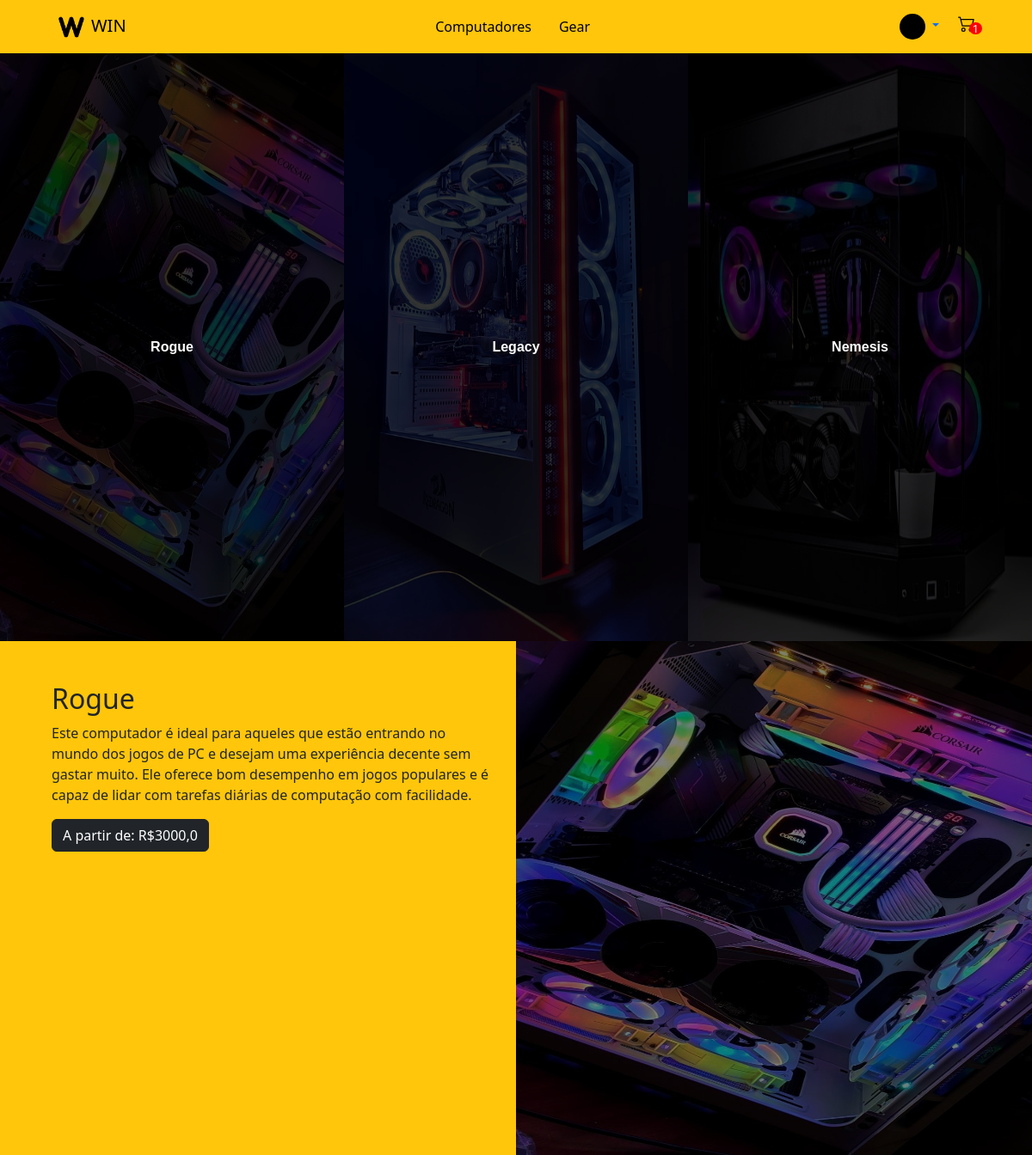
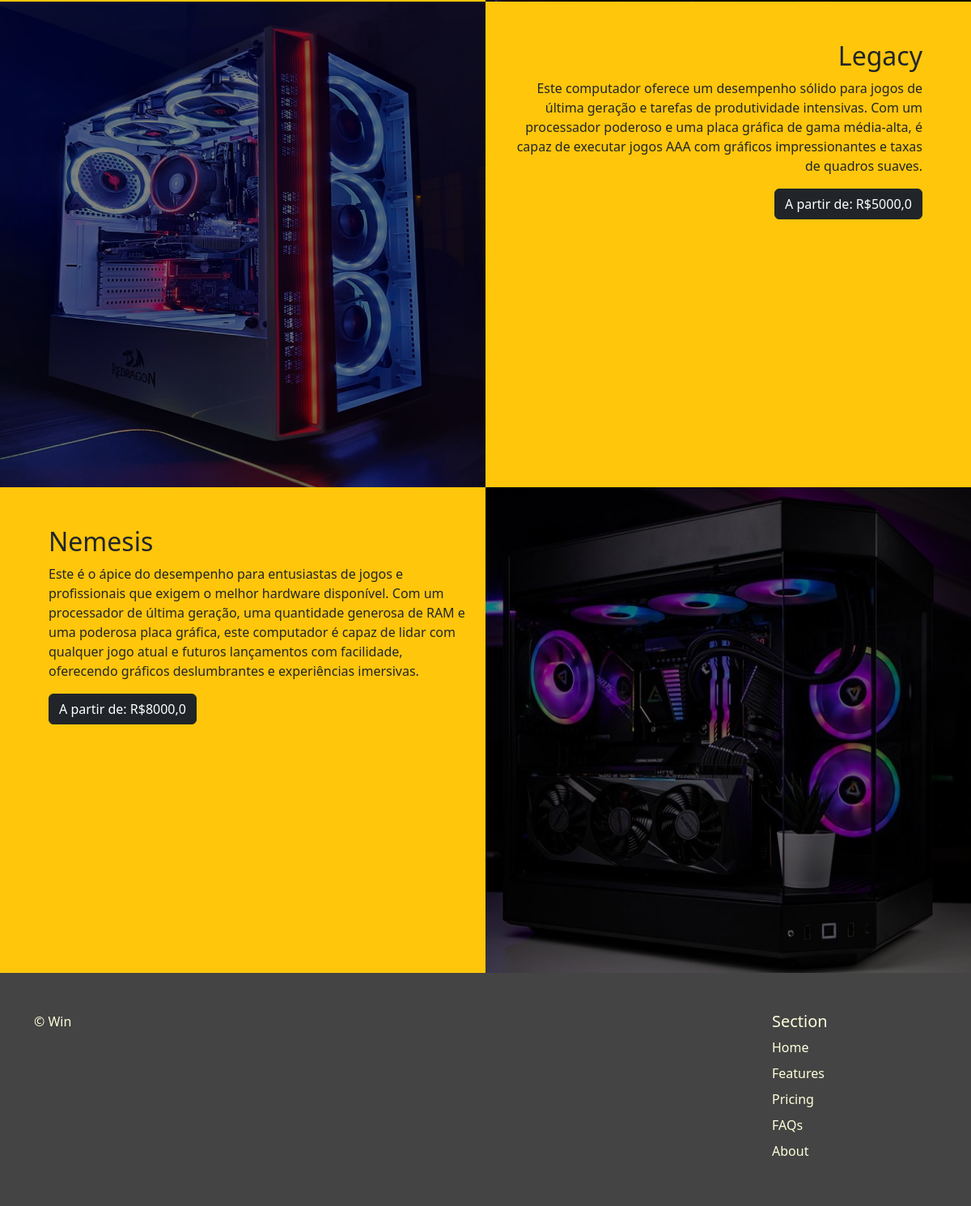
Page / (signed in) on the committed database (2 pictures, top to bottom).
### venda/models.py (models this page shows, shortened)
class Usuario(AbstractUser):
    email = models.EmailField()
    cpf = models.IntegerField(null=True, blank=True)
    cep = models.IntegerField(null=True, blank=True)
    foto = models.ImageField(default='profiles_img/perfil.png', upload_to="profiles_img/")
    endereco = models.OneToOneField(Endereco, on_delete=models.CASCADE, null=True)
    numero = models.IntegerField(null=True, blank=True)

class Carrinho(models.Model):
    id = models.UUIDField(primary_key=True, default=uuid.uuid4)
    user = models.ForeignKey(Usuario, on_delete=models.CASCADE)
    completed = models.BooleanField(default=False)
    @property
    def num_itens_carrinho(self):
        itens = self.itenscarrinho.all()
        quantidade = sum([item.quantidade for item in itens])
        return quantidade

class ItemCarrinho(models.Model):
    produto = models.ForeignKey('Produto', on_delete=models.CASCADE, related_name='itens')
    carrinho = models.ForeignKey('Carrinho', on_delete=models.CASCADE, related_name='itenscarrinho')
    quantidade = models.IntegerField(default=0)

class Produto(models.Model):
    nome = models.CharField(max_length=100, help_text='Nome')
    descricao = models.TextField(max_length=500, help_text='Descrição')
    preco = models.FloatField(help_text='Preço')
    imagem = models.ImageField(upload_to='images', default='Sem imagem')
    estoque = models.IntegerField(default=0)
    CATEGORIAS = (
        ('c', 'Computador'),
        ('p', 'Periférico'),
    )
    categoria = models.CharField(max_length=1,
                                 choices=CATEGORIAS,
                                 default='c',
                                 blank=True,
                                 help_text='Categoria do produto')
    def get_absolute_url(self):
        return reverse('product-detail', args=[str(self.id)])

### venda/views.py (the view)
# urls.py: path("", views.index, name="home"),
def index(request):
    produtos = Produto.objects.filter(categoria__icontains="c")
    context = {"produtos": produtos}
    return render(request, "index.html", context)

### venda/context_processors.py (called while the page is built)
def carrinho(request):
    if request.user.is_authenticated:
        carrinho, created = Carrinho.objects.get_or_create(user=request.user, completed=False)
        return {'carrinho': carrinho}
    else:
        return {'carrinho':0}

### venda/templates/index.html
{% extends "base_generic.html" %}
{% block content %}
        <section id="linha-gamer">
            <div class="row g-0 p-0 row-cols-1 row-cols-lg-3">
                {% for pc in produtos %}
                    <div class="produto">
                        <img draggable="false" src="{{ pc.imagem.url }}" width="100%" height="100%" id="lista_imagem_produto"/>
                        <div class="centered">{{ pc.nome }}</div>
                    </div>
                {% endfor %}
            </div>
        </section>
        {% for pc in produtos %}
            {% if forloop.counter|divisibleby:2 %}
                <section>
                        <div id="pc1" class="row g-0 row-cols-2">
                            <div style="background-color: black;">
                                <img id="imagem_produto_especs" src="{{ pc.imagem.url }}" height="600px" width="100%">
                            </div>
                            <div class="container text-description">
                                <div class="container pt-5 pe-5 text-end">
                                    <h2>{{ pc.nome }}</h2>
                                    <p>{{ pc.descricao }}</p>
                                    <a href="{{ pc.get_absolute_url }}"><button type="button" class="btn btn-dark">A partir de: R${{pc.preco}}</button></a>
                                </div>
                            </div>
                        </div>
                </section>
            {% else %}
                <section>
                    <div id="pc1" class="row g-0 row-cols-2">
                        <div class="container text-description">
                            <div class="container pt-5 ps-5 text-start">
                                <h2>{{ pc.nome }}</h2>
                                <p>{{ pc.descricao }}</p>
                                <a href="{{ pc.get_absolute_url }}"><button type="button" class="btn btn-dark">A partir de: R${{pc.preco}}</button></a>
                            </div>
                        </div>
                        <div style="background-color: black;">
                            <img id="imagem_produto_especs" src="{{ pc.imagem.url }}" height="600px" width="100%">
                        </div>
                    </div>
                </section>
            {% endif %}
        {% endfor %}
{% endblock %}

### venda/templates/base_generic.html (shortened to what this page needs)
<!DOCTYPE html>
<html lang="en">
    <head>
        {% load static %}
        <link rel="stylesheet" href="{% static 'css/styles.css' %}">
        <link href="https://cdn.jsdelivr.net/npm/bootstrap@5.3.2/dist/css/bootstrap.min.css" rel="stylesheet">
    </head>
    <body>
        {% include 'navbar.html' %}
        {% block content %}
        {% endblock %}
        {% include 'footer.html' %}
    </body>
</html>

### venda/templates/navbar.html (shortened to what this page needs)
<nav class="navbar navbar-expand-lg navbar-dark bg-dark px-10" style="background-color: #FFC60B !important;">
    <div class="container-fluid">
      <a class="navbar-brand px-5" href="{% url 'home' %}" style="color: black !important;"><img src="../../../../media/logopreta.png" alt="logo da win informática" height="30" class="px-2">WIN</a>
      <ul class="nav justify-content-space-between">
        <li class="nav-item">
          <a class="nav-link" style="color: black !important;" href="{% url 'home' %}">Computadores</a>
        </li>
        <li class="nav-item">
          <a class="nav-link" style="color: black !important;" href="{% url 'gears' %}">Gear</a>
        </li>
      </ul>
      <ul class="nav justify-content-center px-5">
        {% if user.is_authenticated %}
            <li class="nav-item dropdown">
              <a class="nav-link dropdown-toggle" href="#" role="button" data-bs-toggle="dropdown" aria-expanded="false">
                  <img src="../../{{ user.foto }}" alt="avatar"
            class="rounded-circle img-fluid" style="width: 30px; height: 30px">
              </a>
            </li>
          {% else %}
          <li class="nav-item">
            <a class="nav-link" style="color: black !important;" href="{% url 'login' %}">Login</a>
          </li>
          {% endif %}
        <li class="nav-item">
            <div id="container-cart-icon">
                {% if user.is_authenticated %}
                <div id="navi"><div id="red-circle"><a id="inside-circle">{{ carrinho.num_itens_carrinho }}</a></div></div>
                <div id="infoi">
                    <a href="{% url 'carrinho' %}"><img src="../media/cart2.svg" height="20" width="32" /></a>
                </div>
                {% else %}
                <div id="navi"><div id="red-circle"><a id="inside-circle">0</a></div></div>
                <div id="infoi">
                    <a href="{% url 'login' %}"><img src="../../../../../../media/cart2.svg" height="20" width="32" /></a>
                </div>
                {% endif %}
            </div>
        </li>
      </ul>
    </div>
</nav>

### venda/templates/footer.html
<footer id="contact">
    <div class="container">
      <div class="row row-cols-1 row-cols-sm-2 row-cols-md-5 py-5 mt-0 letra-footer justify-content-between">
        <div class="col mb-3">
          <p class="letra-footer">© Win</p>
        </div>
        <div class="col mb-9 align-content-end">
          <h5>Section</h5>
          <ul class="nav flex-column">
            <li class="nav-item mb-2"><a href="#" class="nav-link p-0 letra-footer">Home</a></li>
            <li class="nav-item mb-2"><a href="#" class="nav-link p-0 letra-footer">Features</a></li>
            <li class="nav-item mb-2"><a href="#" class="nav-link p-0 letra-footer">Pricing</a></li>
            <li class="nav-item mb-2"><a href="#" class="nav-link p-0 letra-footer">FAQs</a></li>
            <li class="nav-item mb-2"><a href="#" class="nav-link p-0 letra-footer">About</a></li>
          </ul>
        </div>
      </div>
    </div>
</footer>

### venda/static/css/styles.css (style rules this page uses)
#container-cart-icon { width: 25px; height: 25px; position: relative; padding: 16px; margin-top: 5px; }
#navi, #infoi { width: 100%; height: 100%; position: absolute; top: 0; left: 0; }
#infoi { z-index: 10; }
#red-circle { background-color: rgb(255, 0, 0); border-radius: 50%; width: 0.9rem; height: 0.9rem; position: relative; top: 40%; left: 60%; z-index: 20; }
#inside-circle { font-size: 0.8rem; position: absolute; top: 1px; left: 25%; line-height: 12.5px; color: white; }
.produto { position: relative; text-align: center; color: white !important; padding: 0px ; font-family: 'Lucida Grande', Arial, sans-serif; font-weight: bold; }
#lista_imagem_produto { opacity: 0.2; }
#imagem_produto_especs { opacity: 0.5; }
.centered { position: absolute; top: 50%; left: 50%; transform: translate(-50%, -50%); }
#linha-gamer { background-color: black; }
#pc1 { max-height: 600px !important; }
.text-description { background-color: #FFC60B; }
#contact { background-color: #444444; bottom: 0; }
.letra-footer { color: #FEFFDB !important; }

### rows in the picture
Usuario: foto (picture)
Carrinho: num_itens_carrinho "1"
Produto: imagem (picture), nome "Rogue", descricao "Este computador é ideal para aqueles que estão entrando no mundo dos jogos de PC e desejam uma experiência decente sem gastar muito. Ele oferece bom desempenho em jogos populares e é capaz de lidar com tarefas diárias de computação com facilidade.", preco "3000,0"
Produto: imagem (picture), nome "Legacy", descricao "Este computador oferece um desempenho sólido para jogos de última geração e tarefas de produtividade intensivas. Com um processador poderoso e uma placa gráfica de gama média-alta, é capaz de executar jogos AAA com gráficos impressionantes e taxas de quadros suaves.", preco "5000,0"
Produto: imagem (picture), nome "Nemesis", descricao "Este é o ápice do desempenho para entusiastas de jogos e profissionais que exigem o melhor hardware disponível. Com um processador de última geração, uma quantidade generosa de RAM e uma poderosa placa gráfica, este computador é capaz de lidar com qualquer jogo atual e futuros lançamentos com facilidade, oferecendo gráficos deslumbrantes e experiências imersivas.", preco "8000,0"
